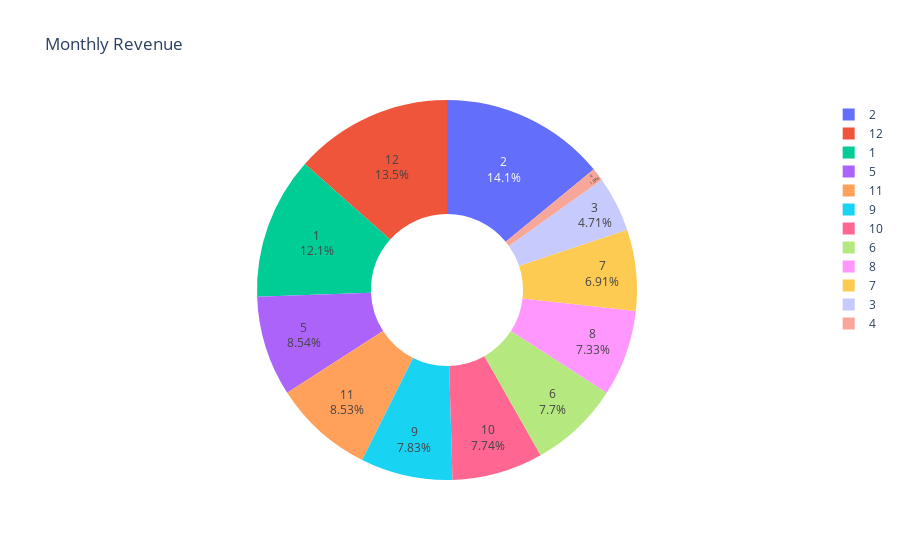

The cell this chart's notebook holds for it:
### Markdown cell above
Let's see how can we calculate the total revenue by month

### Code cell
monthly_revenue = data.groupby('Order Month')['Revenue'].sum().reset_index(name='Revenue by Month')
monthly_revenue['Order Month'] = monthly_revenue['Order Month'].map(lambda x: x).values

fig = px.pie(monthly_revenue, values='Revenue by Month', names='Order Month', title='Monthly Revenue', hole=0.4)
fig.update_traces(textposition='inside', textinfo='percent+label')
fig.show()

### Figure 1 — Plotly figure (JSON) as saved in the notebook; plotly's stock layout.template omitted (floating-point values rounded to 4 significant figures)
{"data": [{"domain": {"x": [0, 1], "y": [0, 1]}, "hole": 0.4, "hovertemplate": "Order Month=%{label}<br>Revenue by Month=%{value}<extra></extra>", "labels": [1, 2, 3, 4, 5, 6, 7, 8, 9, 10, 11, 12], "legendgroup": "", "name": "", "showlegend": true, "textinfo": "percent+label", "textposition": "inside", "type": "pie", "values": [6746000.0, 7830000.0, 2626000.0, 607300.0, 4757000.0, 4291000.0, 3852000.0, 4085000.0, 4363000.0, 4311000.0, 4756000.0, 7496000.0]}], "layout": {"legend": {"tracegroupgap": 0}, "title": {"text": "Monthly Revenue"}}}
